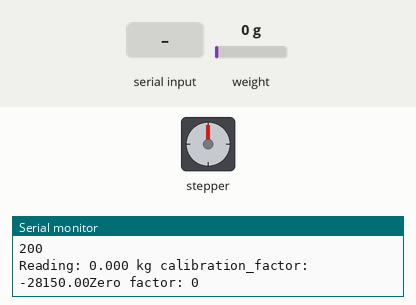
Recording of a sketch running on a simulated Arduino Uno, built with avr-gcc and run on an emulated ATmega328P. Parts: stepper motor, the last lines printed to the serial monitor. Wiring (inferred from the names in the program): stepper motor driver (200 steps per turn assumed): step pin 8; direction pin 9. The inputs (shaded band) are chosen by the test bench; at power-on: weight on the scale 0 g.

Above: at 3.2 s.
3.3 s: "o" received over Serial
At 3.74 s:
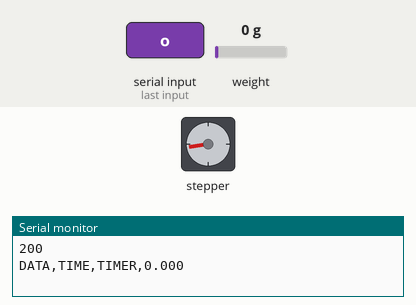
At 8.1 s:
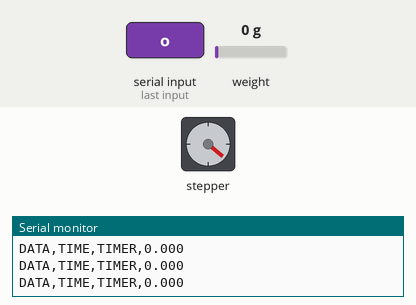
Timing chart, 0 to 16.6 s (numbered marks = the images above; inputs shaded):
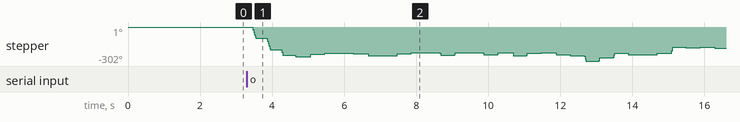

The sketch:

TestLoadCell.ino
```cpp
#include <avr/io.h>
#include "HX711.h"

/* Stepper wiring */
#define Pulse 8
#define Dir 9

#define TOTAL_DATA 88

long S[TOTAL_DATA];
int i = 0;

/*  HX711 circuit wiring */
const int DOUT = 2;
const int CLK = 3;

/* HX711 load cell variables */
HX711 scale;
float calibration_factor = -28150; //29130
long zero_factor;
int tTare = 0;

/* Stepper variables */
long delay_Micros = 1800;
long currentMicros = 0;
long previousMicros = 0;

long numStep = 200;

long currentStep = 0;


int Out = 0;


void setup() {
  Serial.begin(9600);


  /* Stepper */
  pinMode(Pulse,OUTPUT);
  pinMode(Dir,OUTPUT);
  digitalWrite(Dir,HIGH);

  /* HX711 */
  scale.begin(DOUT,CLK,128);
  scale.set_scale();
  scale.tare(); //Reset the scale to 0
  zero_factor = scale.read_average(); //Get a baseline reading

S[0]=564;
S[1]=568;
S[2]=560;
S[3]=590;
S[4]=536;
S[5]=522;
S[6]=524;
S[7]=530;
S[8]=566;
S[9]=572;
S[10]=530;
S[11]=512;
S[12]=514;
S[13]=558;
S[14]=514;
S[15]=512;
S[16]=550;
S[17]=510;
S[18]=564;
S[19]=520;
S[20]=512;
S[21]=550;
S[22]=572;
S[23]=672;
S[24]=606;
S[25]=520;
S[26]=550;
S[27]=554;
S[28]=526;
S[29]=404;
S[30]=412;
S[31]=396;
S[32]=422;
S[33]=398;
S[34]=464;
S[35]=384;
S[36]=466;
S[37]=518;
S[38]=562;
S[39]=510;
S[40]=548;
S[41]=512;
S[42]=572;
S[43]=490;
S[44]=414;
S[45]=392;
S[46]=434;
S[47]=392;
S[48]=418;
S[49]=492;
S[50]=510;
S[51]=570;
S[52]=394;
S[53]=450;
S[54]=392;
S[55]=450;
S[56]=440;
S[57]=422;
S[58]=388;
S[59]=452;
S[60]=404;
S[61]=448;
S[62]=418;
S[63]=434;
S[64]=404;
S[65]=570;
S[66]=544;
S[67]=558;
S[68]=560;
S[69]=522;
S[70]=530;
S[71]=514;
S[72]=564;
S[73]=512;
S[74]=570;
S[75]=528;
S[76]=566;
S[77]=510;
S[78]=518;
S[79]=610;
S[80]=804;
S[81]=816;
S[82]=712;
S[83]=562;
S[84]=526;
S[85]=414;
S[86]=416;
S[87]=382;

for(int a = 0; a < TOTAL_DATA; a ++){
  S[a%TOTAL_DATA] = S[a%TOTAL_DATA]/4;
}

}

void loop() {

  double weight = 0.453592*scale.get_units();

  while(Out == 0){

  /* HX711 */
  scale.set_scale(calibration_factor); //Adjust to this calibration factor
  Serial.print("Reading: ");
  weight = 0.453592*scale.get_units();
  Serial.print(weight, 3);
  Serial.print(" kg"); //Change this to kg and re-adjust the calibration factor if you follow SI units like a sane person
  Serial.print(" calibration_factor: ");
  Serial.print(calibration_factor);
  Serial.print("Zero factor: "); //This can be used to remove the need to tare the scale. Useful in permanent scale projects.
  Serial.println(zero_factor);
  Serial.println(numStep);
  if(Serial.available())
  {
    char temp = Serial.read();
    if(temp == '+' || temp == 'a') //calibrate
      calibration_factor += 20;
    else if(temp == '-' || temp == 'z'){
      calibration_factor -= 20;
    }
    else if(temp == 't'){ // zero factor
      scale.tare();
      zero_factor = scale.read_average(); //Get a baseline reading
    }
    else if( temp == 'o'){
      Out = 1;
    }
    else if(temp == 'c'){ //clear the step number
      numStep = 0;
    }
    /* Motor */
    else if(temp == 'd'){
      currentMicros = micros();
      if(currentMicros - previousMicros >= delay_Micros){ //Protection
        previousMicros = currentMicros;
        digitalWrite(Dir,LOW);
        delayMicroseconds(7);
        digitalWrite(Pulse,HIGH);
        delayMicroseconds(50); //Set Value fro 500 to 50
        digitalWrite(Pulse,LOW);
        numStep++;
      }
    }
    else if((temp == 'u')&& (numStep > 0)){
      currentMicros = micros();
      if(currentMicros - previousMicros >= delay_Micros){ //Protection
        previousMicros = currentMicros;
        digitalWrite(Dir,HIGH);
        delayMicroseconds(7);
        digitalWrite(Pulse,HIGH);
        delayMicroseconds(50); //Set Value
        digitalWrite(Pulse,LOW);
        numStep--;
      }
    }
  }
  }


  /* test */
  long startMicros = micros();
  weight = 0.453592*scale.get_units();
  while((micros() - startMicros)<200000){

      while(currentStep != S[i%TOTAL_DATA]){
        if(currentStep < S[i%TOTAL_DATA]){
          //take one step down
          currentMicros = micros();
            if(currentMicros - previousMicros >= delay_Micros){ //Protection
                previousMicros = currentMicros;
                digitalWrite(Dir,LOW);
                delayMicroseconds(7);
                digitalWrite(Pulse,HIGH);
                delayMicroseconds(50); //Set Value
                digitalWrite(Pulse,LOW);
                currentStep++;
            }
        }
        if(currentStep > S[i%TOTAL_DATA]){
          //take one step up
          currentMicros = micros();
            if(currentMicros - previousMicros >= delay_Micros){ //Protection
                previousMicros = currentMicros;
                digitalWrite(Dir,HIGH);
                delayMicroseconds(7);
                digitalWrite(Pulse,HIGH);
                delayMicroseconds(50); //Set Value
                digitalWrite(Pulse,LOW);
                currentStep--;
            }
        }
        if((micros()-startMicros)>200000)
        break;
      }
      delayMicroseconds(20);
  }
  weight = 0.453592*scale.get_units();
  Serial.print("DATA,TIME,TIMER,"); //writes the time in the first column A and the time since the measurements started in column B
  //Serial.print(micros());
  Serial.println(weight,3);
  i= (i+1)%TOTAL_DATA;

}
```
